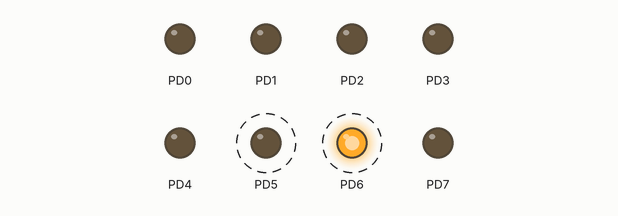
This program was run on a simulated ATmega128, built with avr-gcc and emulated at 10 MHz. Parts: output pins drawn as LEDs (lit = HIGH). Dashed ring = blinking.

Above: at 0.2 s.
Timing chart, 0 to 3.0 s (numbered marks = the images above):
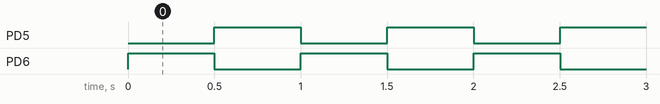

The program:

main.c
```c
/*
 * Opdracht B2.c
 *
 * Created: 07/02/2025 13:39:26
 * Author : ST-se
 */

#define F_CPU 10000000UL
#include <avr/io.h>
#include <util/delay.h>
/*Method for delay input*/
void wait(int ms){
	for (int i = 0; i<ms; i++)
	{
		_delay_ms(1);
	}
}

int main(void)
{
	/*Setting row of LEDS to input or output*/
	DDRD = 0xFF;
    /* 1 is for on and 0 is for off, PORTA means row A of the LEDS*/
    while (1)
    {
		PORTD = 0b01000000;
		wait(500);
		PORTD = 0b00100000;
		wait(500);
    }
	return 1;
}
```

Measured:
- by itself, PD5, PD6: alternates HIGH for 0.50 s and LOW for 0.50 s
